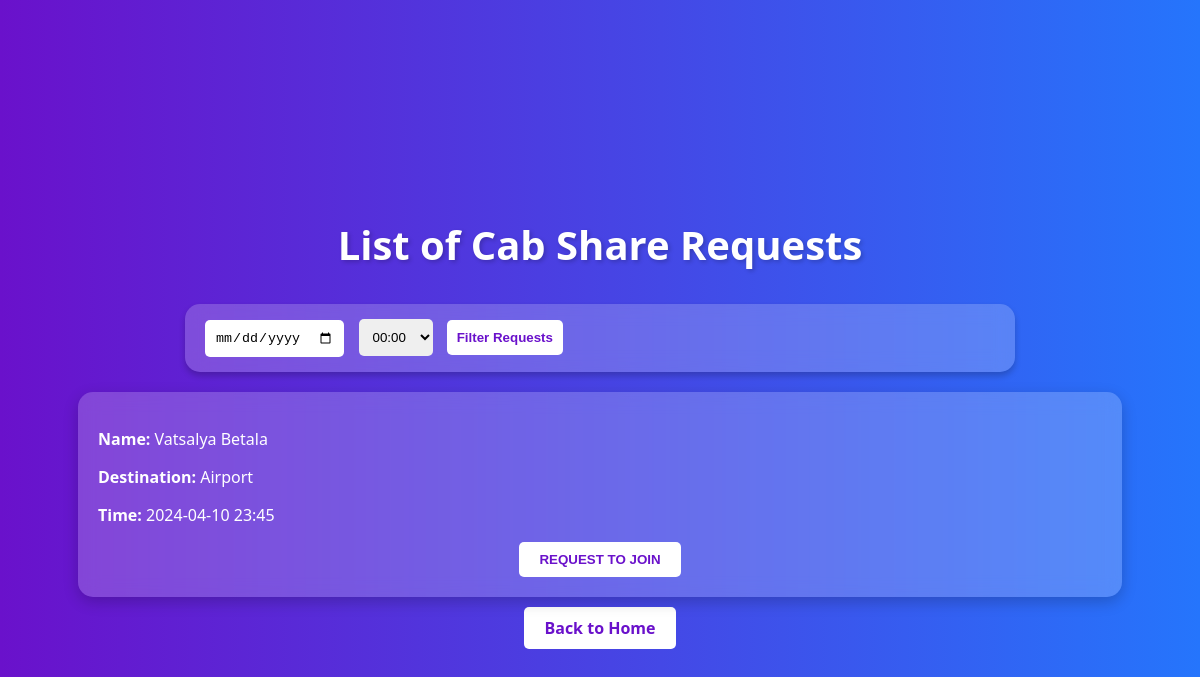
/list_requests (signed in), run on an earlier commit of the app's database.
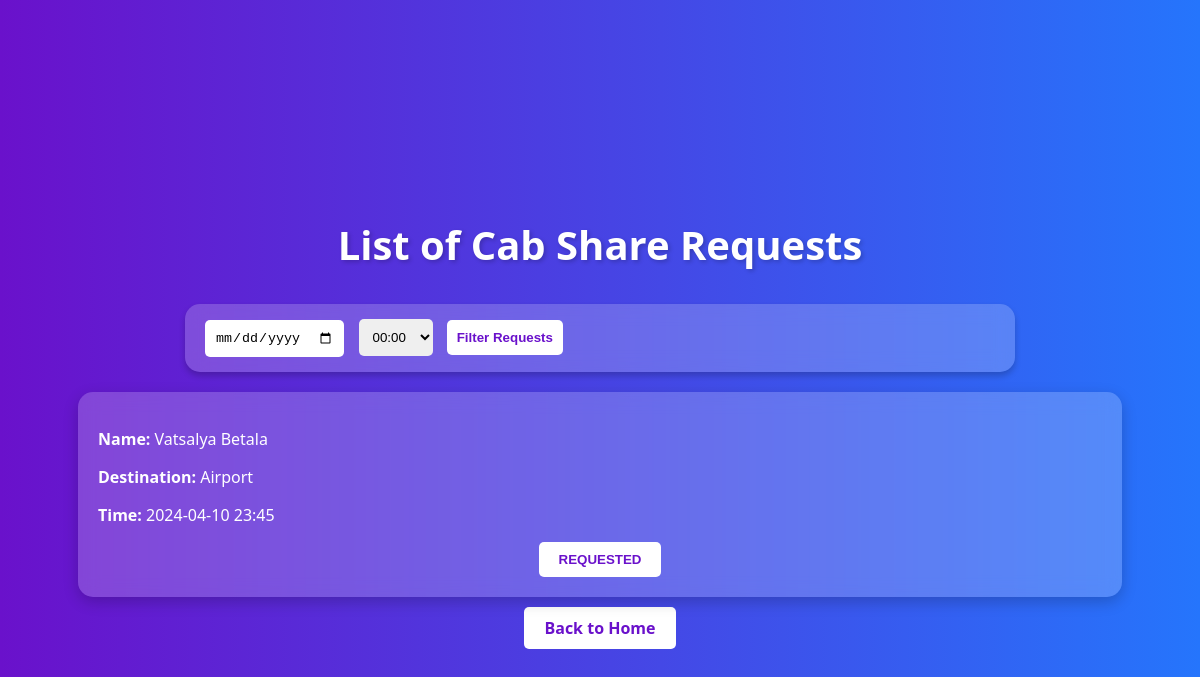
And on a later commit of the database.
### app1.py (models this page shows)
class CabRequest(db.Model):
    id = db.Column(db.Integer, primary_key=True)
    name = db.Column(db.String(100), nullable=False)
    email = db.Column(db.String(120), nullable=False)
    phone_number = db.Column(db.String(20), nullable=False)
    destination = db.Column(db.String(100), nullable=False)
    time = db.Column(db.DateTime, nullable=False)
    verified = db.Column(db.Boolean, default=False)
    creator_email = db.Column(db.String(120), nullable=False)

### app1.py (the view)
@app.route('/list_requests')
def list_requests():
    user_email = session.get('user_email')
    requests = CabRequest.query.all()
    user_join_requests = JoinRequest.query.filter_by(requester_email=user_email).all()
    requested_trip_ids = {req.cab_request_id for req in user_join_requests}
    return render_template('requests.html', requests=requests, requested_trip_ids=requested_trip_ids)

### Templates/requests.html (shortened to what this page needs)
<!DOCTYPE html>
<html lang="en">
<head>
    <link rel="stylesheet" href="{{ url_for('static', filename='style.css') }}">
</head>
<body>
    <h1>List of Cab Share Requests</h1>
    <div class="filter-bar">
        <form action="{{ url_for('filter_requests') }}" method="post">
            <input type="date" name="date" required>
            <select name="time_slot" required>
                {% for hour in range(24) %}
                <option value="{{ '%02d:00' % hour }}">{{ '%02d:00' % hour }}</option>
                {% endfor %}
            </select>
            <button type="submit">Filter Requests</button>
        </form>
    </div>
    <div class="requests-grid">
        {% for request in requests %}
    <div class="request-box">
        <p><strong>Name:</strong> {{ request.name }}</p>
        <p><strong>Destination:</strong> {{ request.destination }}</p>
        <p><strong>Time:</strong> {{ request.time.strftime('%Y-%m-%d %H:%M') }}</p>
        <form action="{{ url_for('join_trip', cab_request_id=request.id) }}" method="post">
            {% if request.id in requested_trip_ids %}
                <button type="submit" class="request-join-btn" disabled>Requested</button>
            {% else %}
                <button type="submit" class="request-join-btn">Request to Join</button>
            {% endif %}
        </form>
    </div>
    {% endfor %}
    </div>
    <a href="{{ url_for('home_page') }}" class="back-btn">Back to Home</a>
</body>
</html>

What changed in the data, as far as the page shows it:
changed CabRequest "Vatsalya Betala": text "REQUEST TO JOIN" → "REQUESTED"
